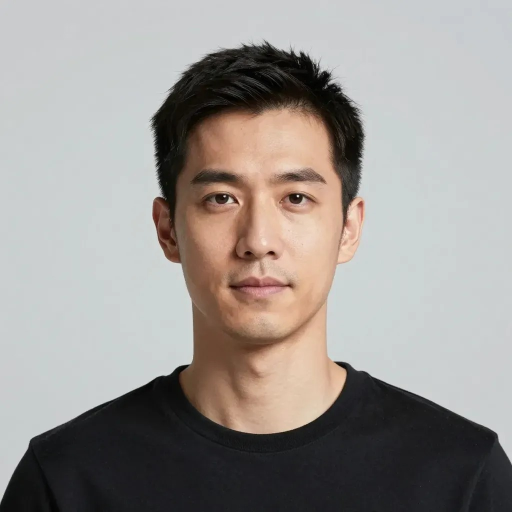
#> input picture fixtures/h3/fictional_man.jpg, 1024 x 1024 px (shown at 1/2 size)
$ python tt_report.py ../fixtures/h3/fictional_man.jpg ../fixtures/h3/fictional_man.jpg ../fixtures/h3/fictional_man.jpg ../fixtures/h3/fictional_man.jpg   (older library calls are emulated)
#> lines starting #> are read from the running program, lines starting #| are printed output that depends on the picture; after the words box and inside, x2 and y2 are one past the last pixel; in counts of white or black regions, pixels touching at a corner belong together
### texture_transfer.py
"""Texture transfer: copy the reference photo's fine skin detail (stubble, pores) onto the swapped face.

Why: the video model's encoder drops high-frequency detail, so the generated face is smoother than the
reference. This step takes the reference's HIGH-FREQUENCY layer (the photo minus its blurred copy, so no
lighting or colour comes along), attaches it to the tracked face box and adds it to the luminance only.
Because it is anchored to the face box (not the screen), it moves with the head. Stubble and pores are
random patterns, so exact feature alignment is not needed, only the right density in the right area.

v2 (found in the live test): copying the reference's high-pass layer pixel for pixel also copied its eyes, brows,
nose lines and mouth, which showed up as a mask on the swapped face. So the layer is now NEW grain, made from the
reference's clean-skin statistics only (same pore size and strength, no features, no layout), and apply_texture
keeps it off the swapped face's own eyes, glasses, brows, lips and hard edges.

CPU only, OpenCV only (Haar cascades ship inside opencv), no new model weights, so no licence issue.
Limits: box tracking, not a 3D face fit; strong head turns and profile views get a weaker effect.
"""
import cv2
import numpy as np

import swapkit as sk

PAD = (0.10, 0.10, 1.20, 1.30)  # box expanded: x-0.10w, y-0.10h, width*1.2, height*1.3 (adds chin/jaw stubble)


def pad_box(box, pad=PAD):
    x, y, w, h = box
    return (x - pad[0] * w, y - pad[1] * h, w * pad[2], h * pad[3])


def skin_prob(bgr):
    """Soft skin mask 0..1 from chroma (works on stubble too, it stays skin-coloured)."""
    ycc = cv2.cvtColor(bgr, cv2.COLOR_BGR2YCrCb)
    cr, cb = ycc[..., 1].astype(np.float32), ycc[..., 2].astype(np.float32)
    m = ((cr > 128) & (cr < 182) & (cb > 72) & (cb < 132)).astype(np.float32)
    m = cv2.GaussianBlur(m, (0, 0), 2.0)
    return np.clip(m, 0, 1)


# [31 lines left out: functions _radial_profile, _clean_skin_mask, not called in this run]


SD_MIN = 1.6   # grey levels: a retouched / smooth reference would otherwise give grain too faint to see at any slider value
SD_MAX = 4.0   # a very rough reference (stubble, heavy freckles) is not allowed to turn the whole face gritty


NO_SKIN = ("Not enough plain skin in the reference photo (glasses, hair, beard, shadows or heavy make-up "
           "cover it, or the photo is too small). Use a sharper, evenly lit photo, or add a skin close-up.")
MAX_SEARCH_SIDE = 2400   # the whole-photo search never works on a picture larger than this (memory and time)


# [132 lines left out: functions _skin_grain, make_detail_layer, protect_mask, apply_texture, not called in this run]


# ---------------- face tracking (OpenCV Haar, frontal first then profile, mirrored for the other side) ----------------
_CASC = {}


def _cascade(name):
    if name not in _CASC:
        c = cv2.CascadeClassifier(cv2.data.haarcascades + name)
        if c.empty():
            raise RuntimeError(f"OpenCV cascade missing: {name}")
        _CASC[name] = c
    return _CASC[name]


MIN_SKIN = 0.35


def box_is_skin(frame_bgr, box, min_skin=MIN_SKIN):
    """True when the middle of the box is mostly skin coloured (rejects windows, hair, cloth)."""
    x, y, w, h = [int(v) for v in box]
    H, W = frame_bgr.shape[:2]
    x0, y0 = max(0, x + w // 4), max(0, y + h // 4)
    x1, y1 = min(W, x + 3 * w // 4), min(H, y + 3 * h // 4)
    if x1 - x0 < 4 or y1 - y0 < 4:
        return False
    return float(skin_prob(frame_bgr[y0:y1, x0:x1]).mean()) >= min_skin


# [7 lines left out: function reject_outliers, not called in this run]


def detect_face(frame_bgr):
    """Return ((x, y, w, h), weight) or (None, 0). Weight 1.0 frontal, 0.7 profile."""
    g = cv2.equalizeHist(cv2.cvtColor(frame_bgr, cv2.COLOR_BGR2GRAY))
    H, W = g.shape
    ms = (max(24, min(H, W) // 10),) * 2
    for name in ("haarcascade_frontalface_alt2.xml", "haarcascade_frontalface_default.xml"):
        f = _cascade(name).detectMultiScale(g, 1.1, 5, minSize=ms)
        f = [b for b in f if box_is_skin(frame_bgr, b)]
        if len(f):
            return tuple(max(f, key=lambda b: b[2] * b[3])), 1.0
    prof = _cascade("haarcascade_profileface.xml")
    cands = [tuple(b) for b in prof.detectMultiScale(g, 1.1, 4, minSize=ms)]
    gm = cv2.flip(g, 1)
    cands += [(W - b[0] - b[2], b[1], b[2], b[3]) for b in prof.detectMultiScale(gm, 1.1, 4, minSize=ms)]
    cands = [b for b in cands if box_is_skin(frame_bgr, b)]
    if cands:
        return max(cands, key=lambda b: b[2] * b[3]), 0.7
    return None, 0.0


# [32 lines left out: function smooth_tracks, not called in this run]


DEFAULT_STRENGTH = 2.0   # measured on one fictional face: 2.0 carries 0.98-1.04 of the reference's fine detail
MIN_STRENGTH = 0.0       # 0 = texture pass off (lets a user compare with and without)
MAX_STRENGTH = 3.0       # 3.0 already overshoots the reference (1.4x) and looks gritty by eye; do not offer more


# [99 lines left out: functions clamp_strength, face_width_in, check_reference, prepare, preview_frame, render_prepared and 1 more, not called in this run]

### tools/tt_report.py
"""Measure and show what texture_transfer did.  python tools/tt_report.py before.mp4 after.mp4 ref.png out.png [frame ...]

Prints, per frame, the fine-detail energy of the lower-face skin (cheeks/chin, where stubble lives):
before, after, and the reference photo scaled to the same face size. 'carried' = after / reference.
The picture is  [reference | before | after]  per frame, 2x enlarged, so pores can be judged by eye.
"""
import sys
from pathlib import Path

import cv2
import numpy as np

sys.path.insert(0, str(Path(__file__).resolve().parent.parent))
import texture_transfer as tt


def lower_face_energy(bgr, box, sigma=1.2):
    x, y, w, h = [int(v) for v in box]
    X0, Y0, X1, Y1 = x + int(.15 * w), y + int(.45 * h), x + int(.85 * w), y + int(1.0 * h)
    roi = bgr[max(0, Y0):Y1, max(0, X0):X1]
    if roi.size == 0:
        return float("nan")
    m = tt.skin_prob(roi) > 0.5
    if m.sum() < 50:
        return float("nan")
    g = cv2.cvtColor(roi, cv2.COLOR_BGR2GRAY).astype(np.float32)
    hf = g - cv2.GaussianBlur(g, (0, 0), sigma)
    return float(hf[m].std())


def crop(bgr, box, scale=2):
    x, y, w, h = [int(v) for v in tt.pad_box(box)]
    H, W = bgr.shape[:2]
    c = bgr[max(0, y):min(H, y + h), max(0, x):min(W, x + w)]
    c = cv2.resize(c, (320, 380), interpolation=cv2.INTER_AREA if c.shape[1] > 320 else cv2.INTER_CUBIC)
    return cv2.resize(c, None, fx=scale / 2, fy=scale / 2, interpolation=cv2.INTER_CUBIC)


def frame_at(path, i):
    c = cv2.VideoCapture(str(path)); c.set(cv2.CAP_PROP_POS_FRAMES, i)
    ok, f = c.read(); c.release()
    return f if ok else None


def main(before, after, ref_path, out, idx):
#> called with before = '../fixtures/h3/fictional_man.jpg', after = '../fixtures/h3/fictional_man.jpg', ref_path = '../fixtures/h3/fictional_man.jpg', out = '../fixtures/h3/fictional_man.jpg'
    ref = cv2.imread(ref_path)
#> ref is the input picture: shape (1024, 1024, 3); mean B, G, R 146.6, 150.4, 155.2
    rbox, _ = tt.detect_face(ref)
#> in detect_face, `g = cv2.equalizeHist(cv2.cvtColor(frame_bgr, cv2.COLOR_BGR2GRAY))`:
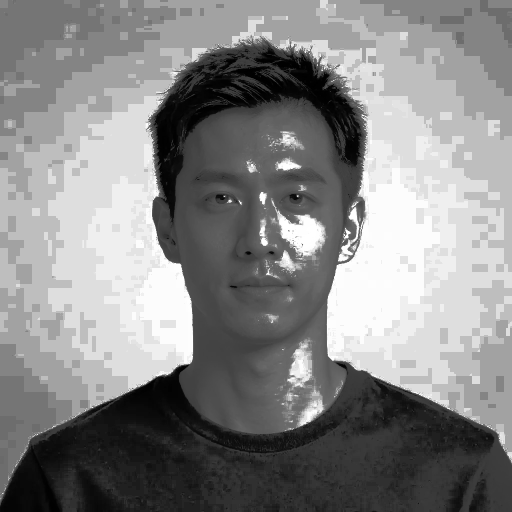
#> g: shape (1024, 1024) (shown at 1/2 size); min 0, max 255, mean 134.4
#> the loop in detect_face, `for name in ("haarcascade_frontalface_alt2.xml", "haarcascade_frontalf..` made 1 pass
#> f on pass 1: [[307, 227, 419, 419]]
#> pass 1, in skin_prob, `cr, cb = ycc[..., 1].astype(np.float32), ycc[..., 2].astype(np.float32)`:
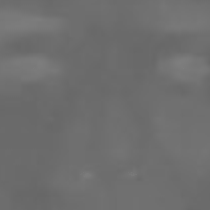
#> cb: shape (210, 210) float32; min 103, max 126, mean 110.2
#> rbox = (307, 227, 419, 419)
    rows, table = [], []
    for i in idx:
        fb, fa = frame_at(before, i), frame_at(after, i)
        box, wgt = tt.detect_face(fb)
#> box = (307, 227, 419, 419); wgt = 1
        if box is None:
            table.append((i, None)); continue
        # reference scaled so its face box has the same width as the video face box
        s = box[2] / rbox[2]
#> s = 1
        rs = cv2.resize(ref, None, fx=s, fy=s, interpolation=cv2.INTER_AREA)
        rb = tuple(v * s for v in rbox)
#> rb = (307, 227, 419, 419)
        eb, ea, er = lower_face_energy(fb, box), lower_face_energy(fa, box), lower_face_energy(rs, rb)
#> in lower_face_energy, `x, y, w, h = [int(v) for v in box]`: x = 307; y = 227; w = 419
#> in lower_face_energy, `X0, Y0, X1, Y1 = x + int(.15 * w), y + int(.45 * h), x + int(.85 * w),..`: X0 = 369; Y0 = 415; X1 = 663; Y1 = 646
#> in skin_prob (call 3), `ycc = cv2.cvtColor(bgr, cv2.COLOR_BGR2YCrCb)`: ycc: shape (231, 294, 3); mean of channels 0, 1, 2 157.8, 150.4, 109.6
#> in skin_prob (call 3), `m = ((cr > 128) & (cr < 182) & (cb > 72) & (cb < 132)).astype(np.float..`:
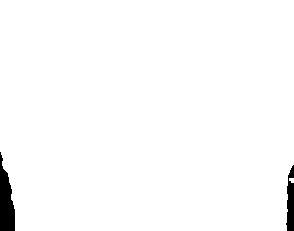
#> m: shape (231, 294) float32; values 0 (black) and 1 (white), 98.3% white; 2 black regions, box (x1, y1, x2, y2) and area: (0, 152, 15, 231) 785, (286, 165, 294, 231) 386
#> in lower_face_energy, `m = tt.skin_prob(roi) > 0.5`: m: shape (231, 294) bool; 98.3% white; 3 black regions, box (x1, y1, x2, y2) and area: (0, 156, 15, 231) 776, (287, 182, 294, 231) 330, (289, 167, 294, 178) 45
#> in lower_face_energy, `g = cv2.cvtColor(roi, cv2.COLOR_BGR2GRAY).astype(np.float32)`:
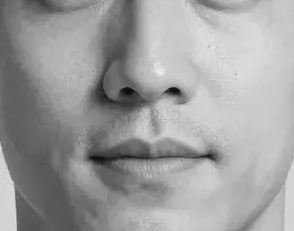
#> g: shape (231, 294) float32; min 9, max 235, mean 157.8
#> in lower_face_energy, `hf = g - cv2.GaussianBlur(g, (0, 0), sigma)`:
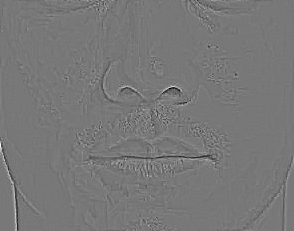
#> hf: shape (231, 294) float32; min -44.24, max 49.63, mean 0; drawn with min black and max white
#> eb = 2.95; ea = 2.95; er = 2.95
        table.append((i, round(eb, 2), round(ea, 2), round(er, 2), round(ea / er, 2) if er else None, wgt))
        rows.append(np.hstack([crop(rs, rb), crop(fb, box), crop(fa, box)]))
#> in pad_box, `x, y, w, h = box`: x = 307; y = 227; w = 419
#> in crop, `x, y, w, h = [int(v) for v in tt.pad_box(box)]`: x = 265; y = 185; w = 502; h = 544
#> in crop, `c = cv2.resize(c, (320, 380), interpolation=cv2.INTER_AREA if c.shape[..`:
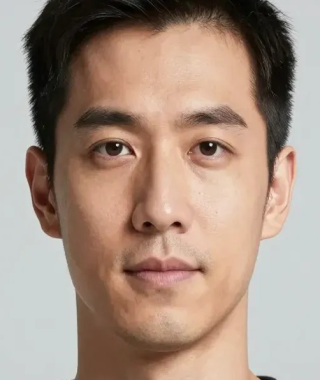
#> c: shape (380, 320, 3); mean B, G, R 130.8, 145.2, 167.1
    for t in table:
        print(t)
    print("columns: frame, before, after, reference, carried=after/reference, detector weight (1 frontal, .7 profile)")
    if rows:
        cv2.imwrite(out, np.vstack(rows))
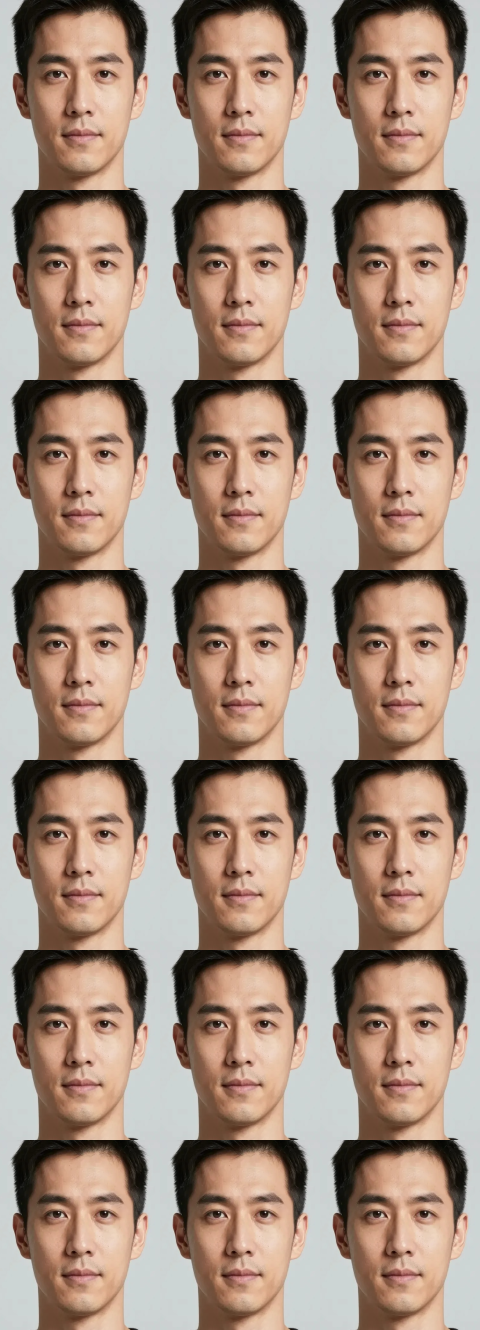
#> saved as fictional_man.jpg: shape (2660, 960, 3) (shown at 1/2 size); mean B, G, R 130.8, 145.2, 167.1
        print("wrote", out)


if __name__ == "__main__":
    a = sys.argv
    main(a[1], a[2], a[3], a[4], [int(v) for v in a[5:]] or [10, 25, 40, 60, 80, 100, 120])
